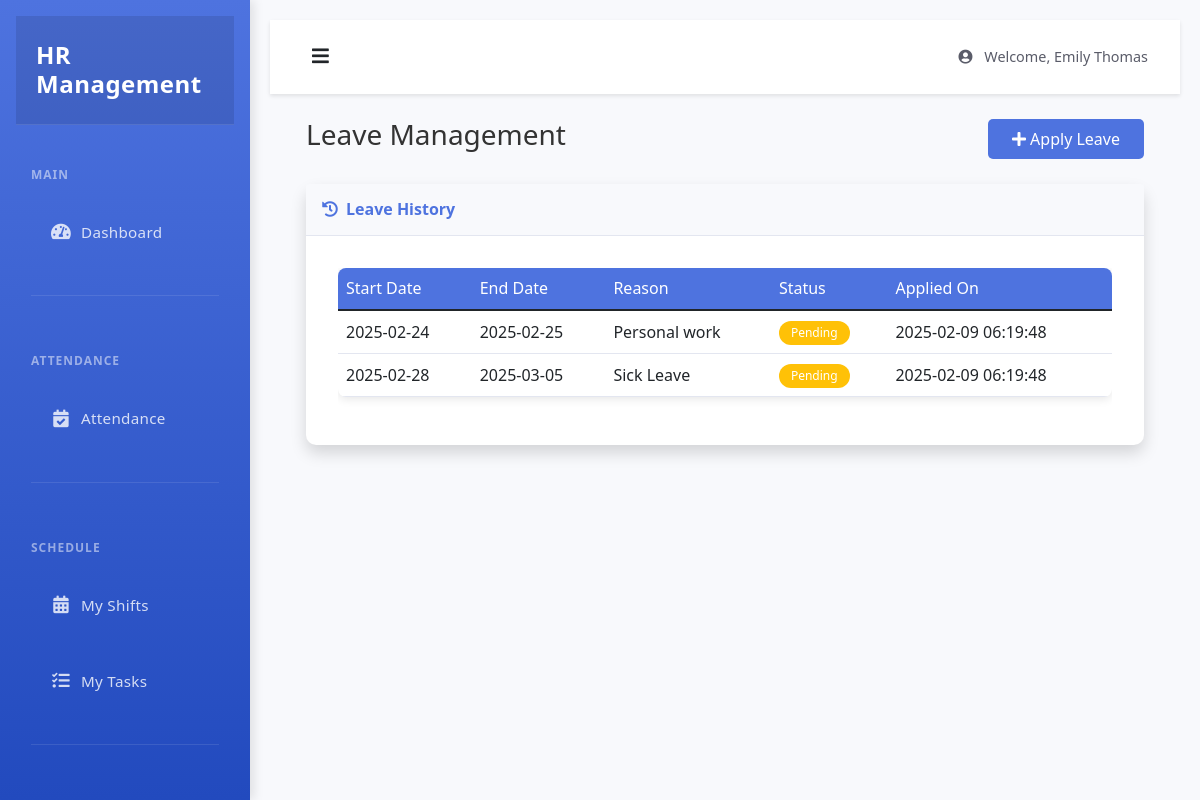
The page /employee/leave (signed in) on the database as committed earlier.
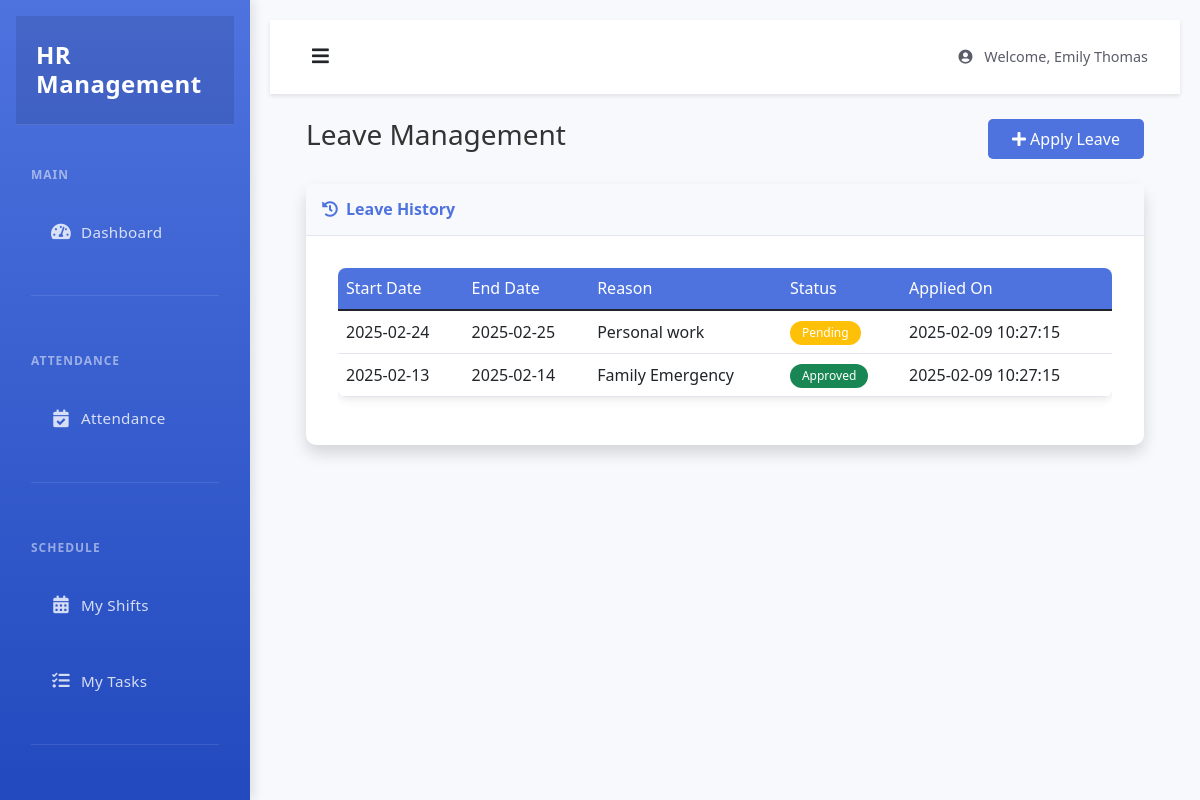
The same page on the database as committed later.
### tables this page shows
CREATE TABLE leave_requests (
    id INTEGER PRIMARY KEY AUTOINCREMENT,
    user_id INTEGER NOT NULL,
    start_date TEXT NOT NULL,
    end_date TEXT NOT NULL,
    reason TEXT NOT NULL,
    status TEXT DEFAULT 'pending',
    created_at TIMESTAMP DEFAULT CURRENT_TIMESTAMP,
    updated_at TIMESTAMP DEFAULT CURRENT_TIMESTAMP,
    FOREIGN KEY (user_id) REFERENCES users (id)
);

### app.py (the view)
@app.route('/employee/leave')
@login_required
def apply_leave():
    db = get_db()
    cursor = db.cursor()
    cursor.execute('''
        SELECT * FROM leave_requests
        WHERE user_id = ?
        ORDER BY created_at DESC
    ''', (session['user_id'],))
    leave_history = cursor.fetchall()
    today = datetime.now().strftime('%Y-%m-%d')
    return render_template('employee/leave.html',
                         leave_history=leave_history,
                         today=today)

### app.py (called while the page is built)
def get_db():
    if not hasattr(g, 'sqlite_db'):
        g.sqlite_db = sqlite3.connect(app.config['DATABASE'])
        g.sqlite_db.row_factory = sqlite3.Row
    return g.sqlite_db

def login_required(f):
    @wraps(f)
    def decorated_function(*args, **kwargs):
        if 'user_id' not in session:
            flash('Please login first')
            return redirect(url_for('login'))
        return f(*args, **kwargs)
    return decorated_function

### templates/employee/leave.html (shortened to what this page needs)
{% extends "employee/base.html" %}
{% block content %}
<div class="container-fluid">
    <div class="d-flex justify-content-between align-items-center mb-4">
        <h1 class="h3 text-gray-800">Leave Management</h1>
        <button class="btn btn-primary" data-bs-toggle="modal" data-bs-target="#applyLeaveModal">
            <i class="fas fa-plus"></i> Apply Leave
        </button>
    </div>
    <div class="card shadow mb-4">
        <div class="card-header py-3">
            <h6 class="m-0 font-weight-bold text-primary">
                <i class="fas fa-history me-2"></i>Leave History
            </h6>
        </div>
        <div class="card-body">
            <div class="table-responsive">
                <table class="table table-hover">
                    <thead>
                        <tr>
                            <th>Start Date</th>
                            <th>End Date</th>
                            <th>Reason</th>
                            <th>Status</th>
                            <th>Applied On</th>
                        </tr>
                    </thead>
                    <tbody>
                        {% for leave in leave_history %}
                        <tr>
                            <td>{{ leave.start_date }}</td>
                            <td>{{ leave.end_date }}</td>
                            <td>{{ leave.reason }}</td>
                            <td>
                                <span class="badge bg-{{ 'success' if leave.status == 'approved'
                                    else 'danger' if leave.status == 'rejected'
                                    else 'warning' }}">
                                    {{ leave.status|title }}
                                </span>
                            </td>
                            <td>{{ leave.created_at }}</td>
                        </tr>
                        {% else %}
                        <tr>
                            <td colspan="5" class="text-center">No leave history found</td>
                        </tr>
                        {% endfor %}
                    </tbody>
                </table>
            </div>
        </div>
    </div>
</div>
{% endblock %}

Rows that differ between the two databases and show on the page:
removed leave_requests: start_date "2025-02-28", end_date "2025-03-05", reason "Sick Leave", status "Pending", created_at "2025-02-09 06:19:48"
changed leave_requests "Personal work": created_at "2025-02-09 06:19:48" → "2025-02-09 10:27:15"
added leave_requests: start_date "2025-02-13", end_date "2025-02-14", reason "Family Emergency", status "Approved", created_at "2025-02-09 10:27:15"
